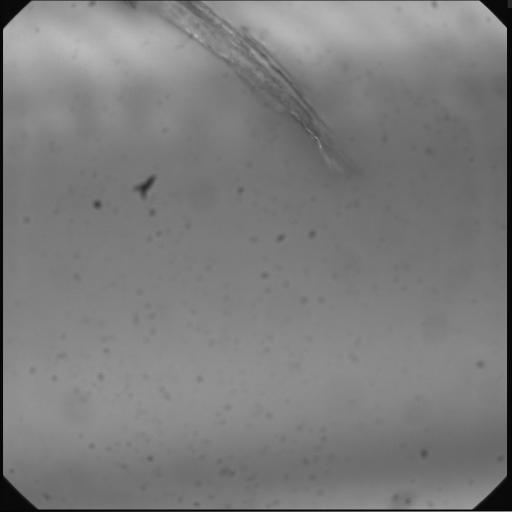
%> input picture Raymond/sample_images/image004.jpg, 512 x 512 px; its folder holds only this picture in this run
$ octave thresh.m   (GNU Octave 9; MATLAB toolbox functions it lacks are replaced by stand-ins)
%> lines starting %> are read from the running program, lines starting %| are printed output that depends on the picture; in (x1, y1, x2, y2) boxes, pixels count from 0 and x2, y2 are one past the last pixel; in counts of white or black regions, pixels touching at a corner belong together; the program's own positions count from 1

image_names = dir('../sample_images');
image_names = image_names(3:end);

imhisteq = zeros(512*10, 512*10,'uint8');
image = zeros(512*10,512*10,'uint8');
image_th = zeros(5120);

for i=0:(length(image_names)-1)
    im = imread(strcat('../sample_images/',image_names(i+1).name));
%> im is the input picture: size 512x512 uint8; min 0, max 188, mean 124.7

    im_hq = histeq(im(12:end-12, 12:end-12));
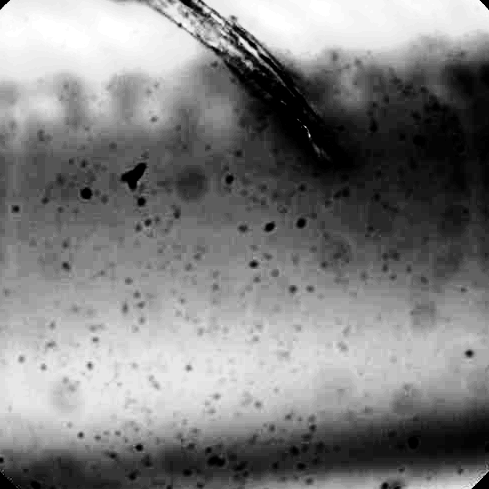
%> im_hq: size 489x489 uint8; min 0, max 255, mean 128.2
    im_th = imbinarize(im, graythresh(im_hq)*1.15);
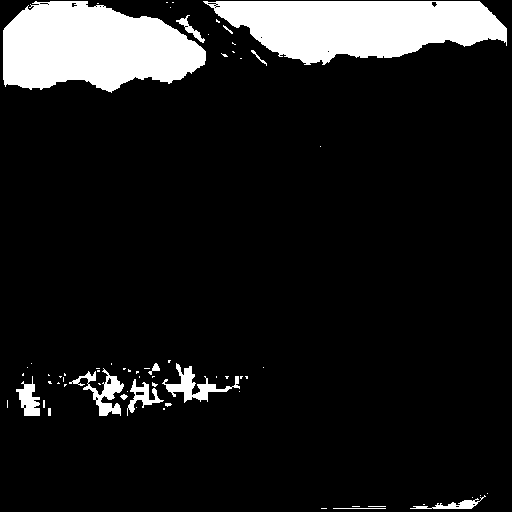
%> im_th: size 512x512 logical; 11.7% white; 66 white regions (51 under 20 px), largest, box (x1, y1, x2, y2) and area: (3, 1, 206, 93) 13610, (203, 1, 507, 65) 13278, (162, 363, 240, 403) 907

    x = mod(i, 10) * 512 + 1;
    y = floor(i / 10) * 512 + 1;

    image(y:y+511, x:x+511) = im;
    %imhisteq(y:y+511, x:x+511) = im_hq;
    image_th(y:y+511, x:x+511) = im_th;

    x = mod(i, 10) + 1;
    y = floor(i / 10) + 1;

end

imshow(image_th);

$ run again, on Raymond/sample_images/image037.jpg
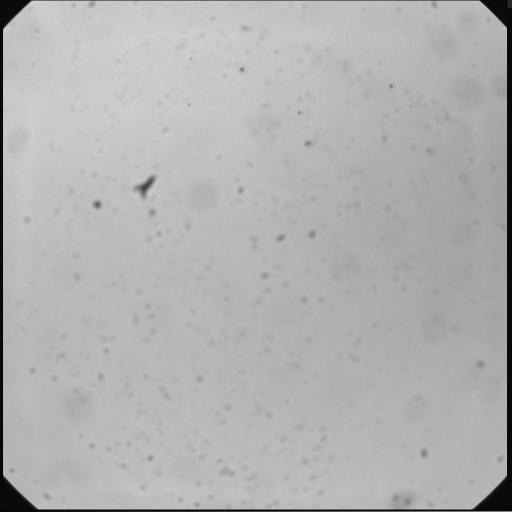
%> input picture Raymond/sample_images/image037.jpg, 512 x 512 px
%> im is the input picture: size 512x512 uint8; min 0, max 215, mean 178.3
%> `im_hq = histeq(im(12:end-12, 12:end-12));`:
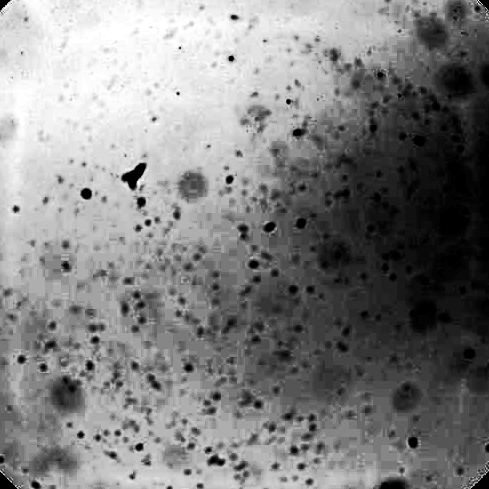
%> im_hq: size 489x489 uint8; min 0, max 255, mean 129.4
%> `im_th = imbinarize(im, graythresh(im_hq)*1.15);`:
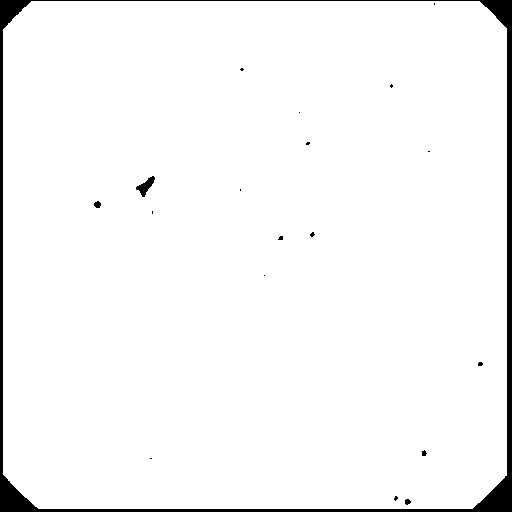
%> im_th: size 512x512 logical; 96.8% white; 19 black regions (14 under 20 px), largest, box (x1, y1, x2, y2) and area: (0, 0, 512, 512) 8024, (136, 176, 155, 197) 170, (94, 201, 101, 208) 37, (405, 499, 411, 505) 27, (422, 450, 427, 456) 22

$ run again, on Raymond/sample_images/image005.jpg
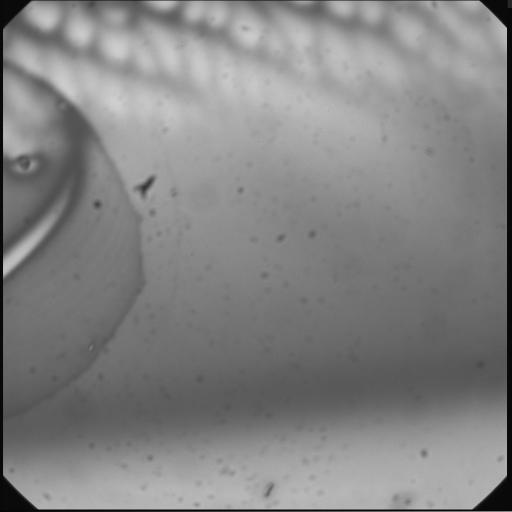
%> input picture Raymond/sample_images/image005.jpg, 512 x 512 px
%> im is the input picture: size 512x512 uint8; min 0, max 207, mean 131.6
%> `im_hq = histeq(im(12:end-12, 12:end-12));`:
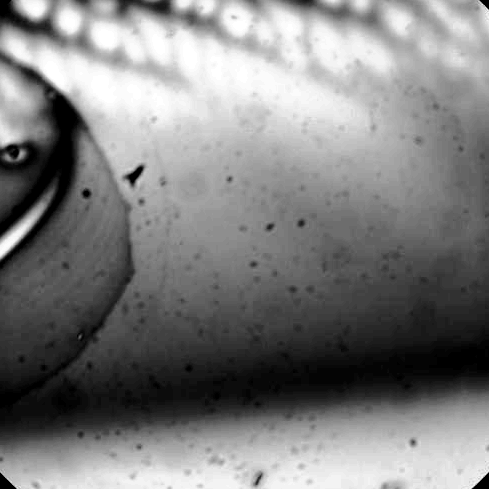
%> im_hq: size 489x489 uint8; min 0, max 255, mean 126.8
%> `im_th = imbinarize(im, graythresh(im_hq)*1.15);`:
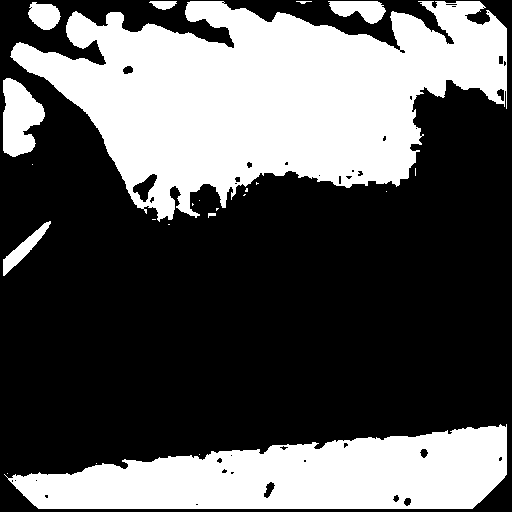
%> im_th: size 512x512 logical; 36.2% white; 23 white regions (14 under 20 px), largest, box (x1, y1, x2, y2) and area: (10, 1, 507, 222) 62105, (4, 424, 507, 509) 28053, (3, 78, 45, 157) 2264
